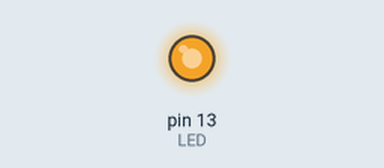
A sketch run on a simulated Arduino Uno, built with avr-gcc and run on an emulated ATmega328P. Shown: output pins drawn as LEDs (lit = HIGH).

Above: at 0.1 s.
Timing chart, 0 to 1.6 s (numbered marks = the images above):
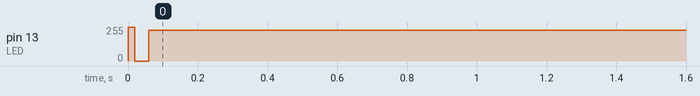

Measured:
- by itself, pin 13 (LED): 0/255 → 230/255 at 0.00 s

The sketch:

for.ino
```cpp
const int LED = 13;

void setup(){
pinMode(LED,OUTPUT);
}
void loop(){
  for(int t_high=0;t_high<=10;t_high++){
  digitalWrite(LED,HIGH);
  delay(9);
  digitalWrite(LED,LOW);
  delay(1);
}
}
```
